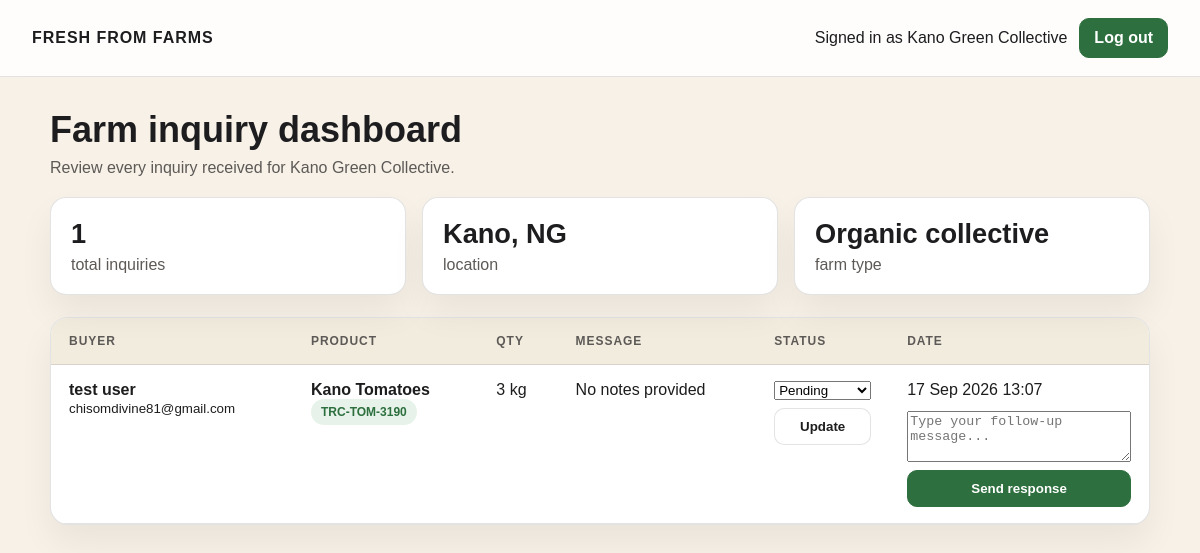
/farmer/dashboard/ (signed in), run on the app's committed database.
### market/models.py (models this page shows, shortened)
class Farmer(models.Model):
    user = models.OneToOneField(User, on_delete=models.SET_NULL, null=True, blank=True, related_name='farmer')
    name = models.CharField(max_length=120)
    location = models.CharField(max_length=120)
    farm_type = models.CharField(max_length=120)
    avatar = models.CharField(max_length=4, default='FM')
    email = models.EmailField(blank=True, null=True)
    verified = models.BooleanField(default=True)

class Inquiry(models.Model):
    STATUS_CHOICES = [
        ('pending', 'Pending'),
        ('replied', 'Replied'),
        ('closed', 'Closed'),
    ]
    product = models.ForeignKey(Product, on_delete=models.CASCADE, related_name='inquiries')
    buyer_name = models.CharField(max_length=120)
    buyer_email = models.EmailField()
    quantity = models.PositiveIntegerField()
    note = models.TextField(blank=True)
    total_amount = models.DecimalField(max_digits=12, decimal_places=2, default=0)
    status = models.CharField(max_length=20, choices=STATUS_CHOICES, default='pending')
    response_message = models.TextField(blank=True, null=True)
    responded_at = models.DateTimeField(blank=True, null=True)
    created_at = models.DateTimeField(auto_now_add=True)

class Product(models.Model):
    farmer = models.ForeignKey(Farmer, on_delete=models.CASCADE, related_name='products')
    name = models.CharField(max_length=120)
    variety = models.CharField(max_length=120)
    category = models.CharField(max_length=60)
    quantity = models.PositiveIntegerField()
    unit = models.CharField(max_length=20, default='kg')
    price = models.DecimalField(max_digits=8, decimal_places=2)
    harvest_date = models.DateField()
    availability = models.CharField(max_length=40, default='Available now')
    image_url = models.URLField()
    trace_code = models.CharField(max_length=40, unique=True)
    organic = models.BooleanField(default=False)
    class Meta:
        ordering = ['-harvest_date']

### market/views.py (the view)
# urls.py: path('farmer/dashboard/', views.farmer_dashboard, name='farmer_dashboard'),
@login_required(login_url='farmer_login')
def farmer_dashboard(request):
    if not hasattr(request.user, 'farmer'):
        logout(request)
        return redirect('farmer_login')
    inquiries = Inquiry.objects.filter(product__farmer=request.user.farmer).select_related('product', 'product__farmer').order_by('-created_at')
    context = {
        'farmer': request.user.farmer,
        'inquiries': inquiries,
    }
    return render(request, 'market/farmer_dashboard.html', context)

### templates/market/farmer_dashboard.html (shortened to what this page needs)
<!doctype html>
<html lang="en">
<head>
</head>
<body>
  <header class="topbar">
    <a href="{% url 'dashboard' %}" class="brand">Fresh From Farms</a>
    <div class="actions">
      <span>Signed in as {{ farmer.name }}</span>
      <a class="btn primary" href="{% url 'farmer_logout' %}">Log out</a>
    </div>
  </header>
  <main class="container">
    <div class="header">
      <div>
        <h1>Farm inquiry dashboard</h1>
        <p>Review every inquiry received for {{ farmer.name }}.</p>
      </div>
    </div>
    <div class="stats">
      <div class="stat">
        <strong>{{ inquiries|length }}</strong>
        <span>total inquiries</span>
      </div>
      <div class="stat">
        <strong>{{ farmer.location }}</strong>
        <span>location</span>
      </div>
      <div class="stat">
        <strong>{{ farmer.farm_type }}</strong>
        <span>farm type</span>
      </div>
    </div>
    <section class="panel">
      <table>
        <thead>
          <tr>
            <th>Buyer</th>
            <th>Product</th>
            <th>Qty</th>
            <th>Message</th>
            <th>Status</th>
            <th>Date</th>
          </tr>
        </thead>
        <tbody>
          {% for inquiry in inquiries %}
            <tr>
              <td>
                <strong>{{ inquiry.buyer_name }}</strong><br>
                <small>{{ inquiry.buyer_email }}</small>
              </td>
              <td>
                <strong>{{ inquiry.product.name }}</strong><br>
                <span class="badge">{{ inquiry.product.trace_code }}</span>
              </td>
              <td>{{ inquiry.quantity }} kg</td>
              <td>
                {% if inquiry.note %}{{ inquiry.note }}{% else %}No notes provided{% endif %}
              </td>
              <td>
                <form method="post" action="{% url 'update_inquiry_status' inquiry.id %}" style="display: grid; gap: 8px;">
                  <select name="status">
                    {% for choice in inquiry.STATUS_CHOICES %}
                      <option value="{{ choice.0 }}" {% if inquiry.status == choice.0 %}selected{% endif %}>{{ choice.1 }}</option>
                    {% endfor %}
                  </select>
                  <button class="btn" type="submit">Update</button>
                </form>
              </td>
              <td>
                {{ inquiry.created_at|date:"d M Y H:i" }}
                <form method="post" action="{% url 'respond_to_inquiry' inquiry.id %}" style="margin-top: 12px; display: grid; gap: 8px;">
                  <textarea name="message" rows="3" placeholder="Type your follow-up message..." required></textarea>
                  <button class="btn primary" type="submit">Send response</button>
                </form>
              </td>
            </tr>
          {% empty %}
            <tr>
              <td colspan="6" class="empty">No inquiries have been made for your farm yet.</td>
            </tr>
          {% endfor %}
        </tbody>
      </table>
    </section>
  </main>
</body>
</html>

### templates/market/farmer_dashboard.html (style rules this page uses)
:root { --bg: #f7f1e7; --panel: #ffffff; --panel-alt: #f2ecdf; --text: #1d1d1f; --muted: #5d5956; --primary: #2d6f3e; --primary-soft: #e7f3ea; --line: rgba(29,29,31,0.12); --shadow: 0 18px 35px rgba(13, 20, 16, 0.06); }
* { box-sizing: border-box; }
body { margin: 0; background: var(--bg); color: var(--text); font-family: Arial, sans-serif; }
.topbar { display: flex; justify-content: space-between; align-items: center; padding: 18px 32px; background: rgba(255,255,255,0.85); border-bottom: 1px solid var(--line); position: sticky; top: 0; backdrop-filter: blur(10px); }
.brand { font-weight: 800; letter-spacing: 0.06em; text-transform: uppercase; color: var(--text); text-decoration: none; }
.actions { display: flex; gap: 12px; align-items: center; }
.btn { display: inline-block; text-decoration: none; border-radius: 10px; padding: 10px 14px; font-weight: 700; border: 1px solid var(--line); background: #fff; color: var(--text); }
.btn.primary { background: var(--primary); color: #fff; border-color: var(--primary); }
.container { width: min(1100px, calc(100% - 32px)); margin: 32px auto; }
.header { display: flex; justify-content: space-between; gap: 24px; align-items: end; margin-bottom: 20px; }
.header h1 { margin: 0; font-size: clamp(2rem, 3vw, 2.7rem); }
.header p { margin: 8px 0 0; color: var(--muted); }
.stats { display: grid; grid-template-columns: repeat(3, minmax(160px, 1fr)); gap: 16px; margin-bottom: 22px; }
.stat { padding: 20px; background: var(--panel); border: 1px solid var(--line); border-radius: 16px; box-shadow: var(--shadow); }
.stat strong { display: block; font-size: 1.7rem; margin-bottom: 6px; }
.stat span { color: var(--muted); }
.panel { background: var(--panel); border: 1px solid var(--line); border-radius: 18px; box-shadow: var(--shadow); overflow: hidden; }
table { width: 100%; border-collapse: collapse; }
th, td { padding: 16px 18px; border-bottom: 1px solid var(--line); text-align: left; vertical-align: top; }
th { background: var(--panel-alt); font-size: 12px; letter-spacing: 0.08em; text-transform: uppercase; color: var(--muted); }
.badge { display: inline-block; padding: 6px 10px; border-radius: 999px; background: var(--primary-soft); color: var(--primary); font-weight: 700; font-size: 12px; }

### data on the page
Farmer: name "Kano Green Collective", location "Kano, NG", farm_type "Organic collective"
Inquiry: buyer_name "test user", buyer_email "chisomdivine81@gmail.com", product.name "Kano Tomatoes", product.trace_code "TRC-TOM-3190", quantity "3", note "No notes provided", status "Pending", created_at "17 Sep 2026 13:07"

### other printed values
{{ inquiries|length }} "1"
